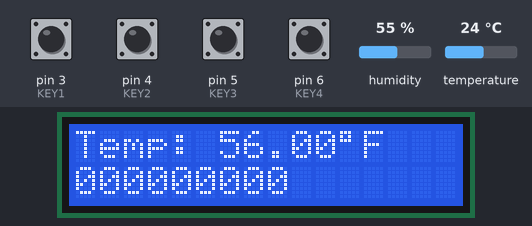
This sketch was run on a simulated Arduino Uno, built with avr-gcc and run on an emulated ATmega328P. Parts: 16×2 character LCD. The inputs (shaded band) are chosen by the test bench; at power-on: pin 3 (KEY1), pin 4 (KEY2), pin 5 (KEY3), pin 6 (KEY4) LOW, temperature 24 °C, humidity 55 %. What the sketch prints to the serial monitor is not drawn.

Above: at 1.2 s.
1.3 s: pin 5 (KEY3) pulled HIGH for 0.15 s
At 2.1 s:
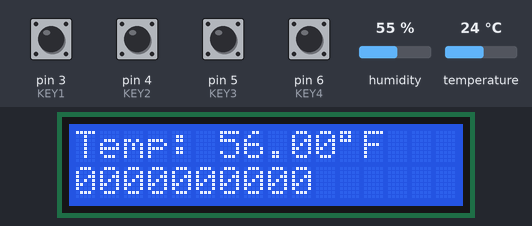
3.0 s: pin 6 (KEY4) pulled HIGH for 0.15 s
At 3.13 s:
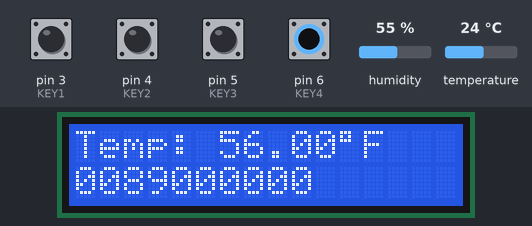
4.7 s: temperature set to 12 °C
At 5.9 s:
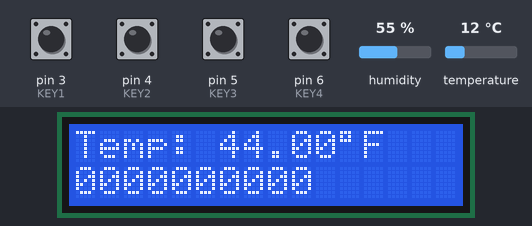
6.2 s: pin 5 (KEY3) pulled HIGH for 1 s
At 6.5 s:
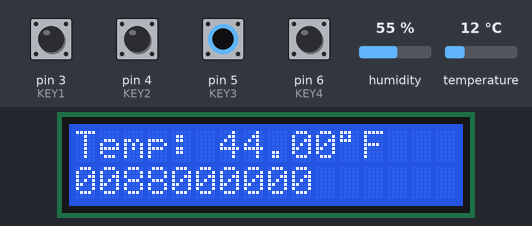
8.7 s: pin 6 (KEY4) pulled HIGH for 1 s
Timing chart, 0 to 11.7 s (numbered marks = the images above; inputs shaded):
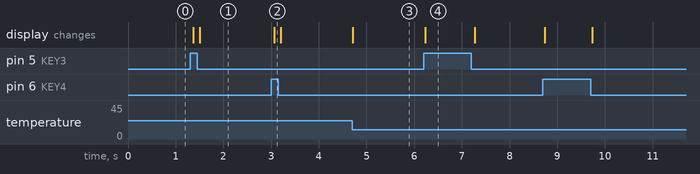

The sketch:

HIDkeyboard.ino
```cpp
#include <LiquidCrystal.h>
#include <dht.h>

#define DHT11_PIN 13
//pins
#define KEY1 3
#define KEY2 4
#define KEY3 5
#define KEY4 6


//keys
#define keypad1 0x55
#define keypad2 0x56
#define keypad3 0x57
#define keypad4 0x58
#define keypad5 0x59


LiquidCrystal lcd(7, 8, 9, 10, 11, 12);
dht DHT;
// Keyboard buffer Register
uint8_t buf[8] = {0};
 bool boolArray[4] = {false , false , false , false };
void setup() {
  Serial.begin(9600);
  lcd.begin(16, 2);
}

void loop() {
 if(digitalRead(KEY1)==HIGH){
      keyPress(keypad2);
      boolArray[1] = true;
  }
  if(digitalRead(KEY1)==LOW && boolArray[0]) {
    keyRelease(keypad2);
    boolArray[0] = false;
  }
   if(digitalRead(KEY2)==HIGH){
      keyPress(keypad3);
      boolArray[2] = true;
  }
  if(digitalRead(KEY2)==LOW && boolArray[1]) {
    keyRelease(keypad3);
    boolArray[1] = false;
  }
   if(digitalRead(KEY3)==HIGH){
     keyPress(keypad4);
      boolArray[2] = true;
  }
  if(digitalRead(KEY3)==LOW && boolArray[2]) {
    keyRelease(keypad4);
    boolArray[2] = false;
  }
   if(digitalRead(KEY4)==HIGH){
     keyPress(keypad5);
     boolArray[3] = true;
  }
  if(digitalRead(KEY4)==LOW && boolArray[3]) {
    keyRelease(keypad5);
    boolArray[3] = false;
  }
  int chk = DHT.read11(DHT11_PIN);
  lcd.setCursor(0,0);
  lcd.print("Temp: ");
  lcd.print(DHT.temperature*(9/5) +32);
  lcd.print((char)223);
  lcd.print("F");
  lcd.setCursor(0,1);
  lcd.print(buf[0]);
  lcd.print(buf[1]);
  lcd.print(buf[2]);
  lcd.print(buf[3]);
  lcd.print(buf[4]);
  lcd.print(buf[5]);
  lcd.print(buf[6]);
  lcd.print(buf[7]);
  lcd.print(buf[8]);
  delay(20);
}

void keyPress(int key) {
  buf[2] = key;
  Serial.write(buf, 8);
}
void keyRelease(int key) {
  buf[0] = 0;
  buf[2] = 0;
  Serial.write(buf, 8);
}
```

Measured:
- after the input at 1.3 s, the display: first changes after 0.06 s (image 1 shows a later state)
- after the input at 3.0 s, the display: changes after 0.06 s (image 2)
- after the input at 4.7 s, the display: changes at once (image 3)
- after the input at 6.2 s, the display: changes at once (image 4)
